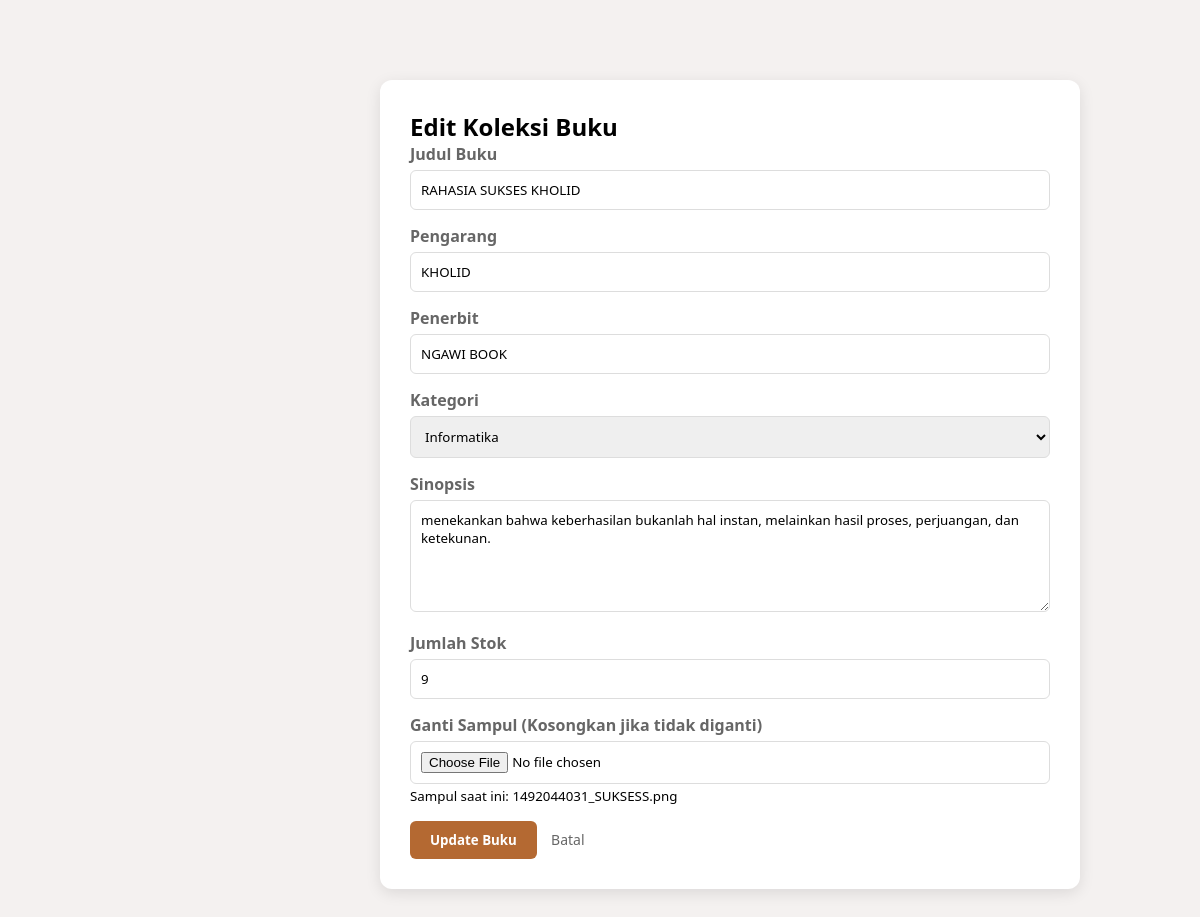
Screenshot of /admin/buku_edit.php?id=29 (signed in) with the database file from the repository.
### tables this page shows
CREATE TABLE `buku` (
  `id_buku` int(11) NOT NULL,
  `barcode` varchar(50) DEFAULT NULL,
  `judul` varchar(255) NOT NULL,
  `pengarang` varchar(100) DEFAULT NULL,
  `penerbit` varchar(255) DEFAULT NULL,
  `jenis_buku` varchar(50) DEFAULT NULL,
  `sinopsis` text DEFAULT NULL,
  `stok` int(11) DEFAULT 0,
  `sampul` varchar(255) DEFAULT NULL,
  `file_ebook` varchar(255) DEFAULT NULL
);

### admin/buku_edit.php (the view, shortened to what this page needs)
<?php
include '../config/koneksi.php';
$id = mysqli_real_escape_string($koneksi, $_GET['id']);
$data = mysqli_query($koneksi, "SELECT * FROM buku WHERE id_buku='$id'");
$d = mysqli_fetch_array($data);
?>
<!DOCTYPE html>
<html lang="id">
<head>
    <link rel="stylesheet" href="../assets/css/admin-style.css">
</head>
<body>
    <div class="main-content">
        <div class="form-card">
            <h2>Edit Koleksi Buku</h2>
            <form action="buku_aksi.php?aksi=edit" method="POST" enctype="multipart/form-data">
                <div class="form-group">
                    <label>Judul Buku</label>
                    <input type="text" name="judul" value="<?php echo $d['judul']; ?>" required>
                </div>
                <div class="form-group">
                    <label>Pengarang</label>
                    <input type="text" name="pengarang" value="<?php echo $d['pengarang']; ?>" required>
                </div>
                <div class="form-group">
                    <label>Penerbit</label>
                    <input type="text" name="penerbit" value="<?php echo $d['penerbit']; ?>" required>
                </div>
                <div class="form-group">
                    <label>Kategori</label>
                    <select name="jenis_buku">
                        <option value="Informatika" <?php if($d['jenis_buku']=="Informatika") echo "selected"; ?>>Informatika</option>
                    </select>
                </div>
                <div class="form-group">
                    <label>Sinopsis</label>
                    <textarea name="sinopsis" rows="5"><?php echo $d['sinopsis']; ?></textarea>
                </div>
                <div class="form-group">
                    <label>Jumlah Stok</label>
                    <input type="number" name="stok" value="<?php echo $d['stok']; ?>" required>
                </div>
                <div class="form-group">
                    <label>Ganti Sampul (Kosongkan jika tidak diganti)</label>
                    <input type="file" name="sampul">
                    <br><small>Sampul saat ini: <?php echo $d['sampul']; ?></small>
                </div>
                <button type="submit" class="btn-save">Update Buku</button>
                <a href="buku.php" class="btn-batal">Batal</a>
            </form>
        </div>
    </div>
</body>
</html>

### assets/css/admin-style.css (style rules this page uses)
* { margin: 0; padding: 0; box-sizing: border-box; font-family: 'Segoe UI', sans-serif; }
body { display: flex; background-color: #f4f1f0; min-height: 100vh; }
.main-content { margin-left: 260px; flex: 1; padding: 40px; }
.form-card { background: white; max-width: 500px; margin: 50px auto; padding: 30px; border-radius: 12px; box-shadow: 0 10px 30px rgba(0,0,0,0.1); }
.form-group { margin-bottom: 20px; text-align: left; }
.form-group label { display: block; margin-bottom: 8px; color: #666; font-weight: 600; }
.form-group input, .form-group select { width: 100%; padding: 12px; border: 1px solid #ddd; border-radius: 6px; }
.btn-save { background-color: #a38f85; color: white; border: none; padding: 12px 25px; border-radius: 6px; cursor: pointer; }

### admin/buku_edit.php (style rules this page uses)
.form-card { background: white; padding: 30px; border-radius: 12px; box-shadow: 0 4px 15px rgba(0,0,0,0.1); max-width: 700px; margin: 40px auto; }
.form-group { margin-bottom: 15px; }
.form-group label { display: block; font-weight: 600; margin-bottom: 5px; }
.form-group input, .form-group select, .form-group textarea { width: 100%; padding: 10px; border: 1px solid #ddd; border-radius: 6px; box-sizing: border-box; }
.btn-save { background: #B46932; color: white; border: none; padding: 10px 20px; border-radius: 6px; cursor: pointer; font-weight: bold; }
.btn-batal { text-decoration: none; color: #666; font-size: 14px; margin-left: 10px; }

### rows the page displays
buku: judul "RAHASIA SUKSES KHOLID", pengarang "KHOLID", penerbit "NGAWI BOOK", jenis_buku "Informatika", sinopsis "menekankan bahwa keberhasilan bukanlah hal instan, melainkan hasil proses, perjuangan, dan ketekunan.", stok "9", sampul "1492044031_SUKSESS.png"
